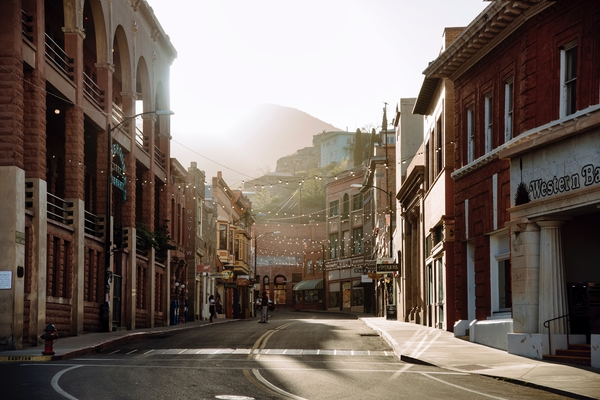
#> input picture 5.jpg, 600 x 400 px
$ python '图像按位运算.py'
#> lines starting #> are read from the running program, lines starting #| are printed output that depends on the picture; after the words box and inside, x2 and y2 are one past the last pixel; in counts of white or black regions, pixels touching at a corner belong together
#!/usr/bin/env python
# -*- coding:utf-8 -*-
# img3=img1*ka+img2*kb
# 图片长宽必须一致
import cv2
import numpy as np
img1=cv2.imread('5.jpg')
#> img1 is the input picture: shape (400, 600, 3); mean B, G, R 93.2, 101.5, 114.2
img2=cv2.imread('3.jpg')
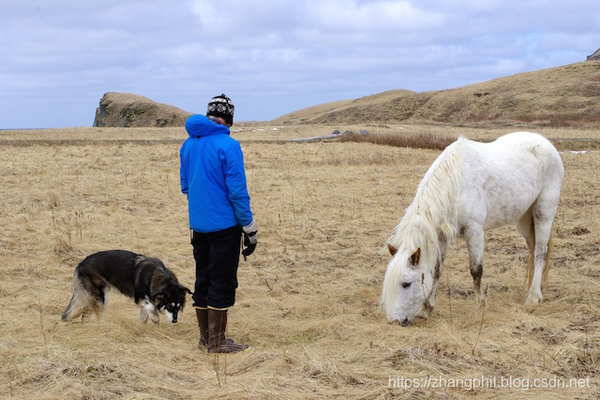
#> input picture 3.jpg, 600 x 400 px
#> img2 is the input picture: shape (400, 600, 3); mean B, G, R 155, 160.3, 166.6

# I want to put logo on top-left corner, So I create a ROI
rows,cols,channels = img2.shape
#> rows = 400; cols = 600; channels = 3
roi = img1[0:rows,0:cols]

# Now create a mask of logo and create its inverse mask also
img2gray = cv2.cvtColor(img2,cv2.COLOR_BGR2GRAY)
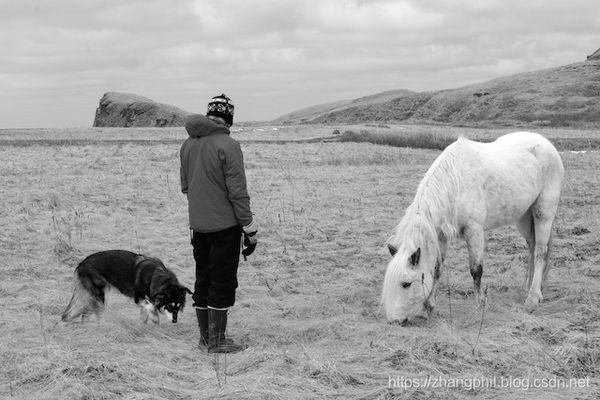
#> img2gray: shape (400, 600); min 0, max 255, mean 161.6
ret,mask = cv2.threshold(img2gray,175,255,cv2.THRESH_BINARY)
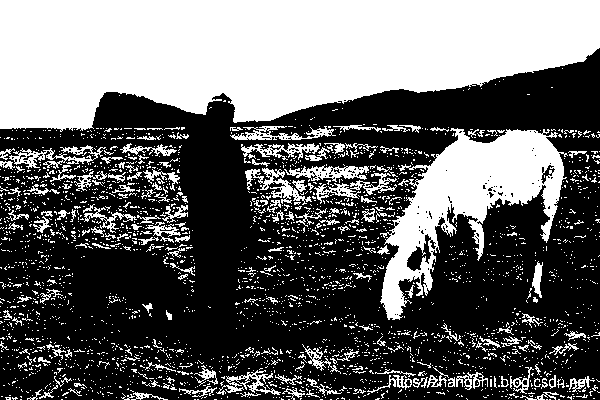
#> mask: shape (400, 600); 39.9% white; 2679 white regions (2490 under 20 px), largest, box (x1, y1, x2, y2) and area: (0, 0, 600, 132) 59546, (380, 128, 568, 320) 13713, (9, 145, 106, 169) 777
mask_inv = cv2.bitwise_not(mask)

# Now black-out the area of logo in ROI
#取ROI中与mask中不为零的值对应的像素的值，其让值为0 。
#注意这里必须有mask=mask或者mask=mask_inv，其中mask=不能忽略
img1_bg = cv2.bitwise_and(roi,roi,mask=mask)
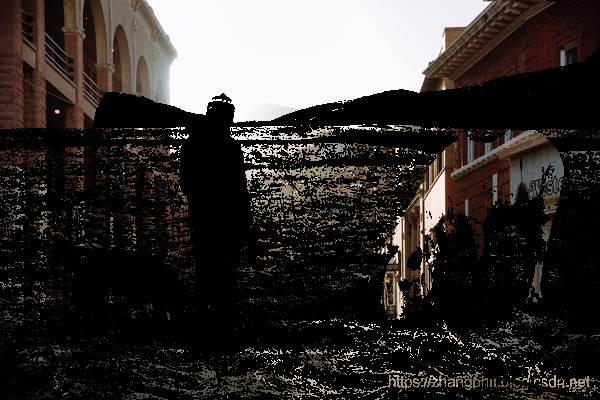
#> img1_bg: shape (400, 600, 3); mean B, G, R 47.6, 49.8, 54.6
#取roi中与mask_inv中不为零的值对应的像素的值，其他值为0
# Take only region of logo from logo image.
img2_fg = cv2.bitwise_and(img2,img2,mask=mask_inv)
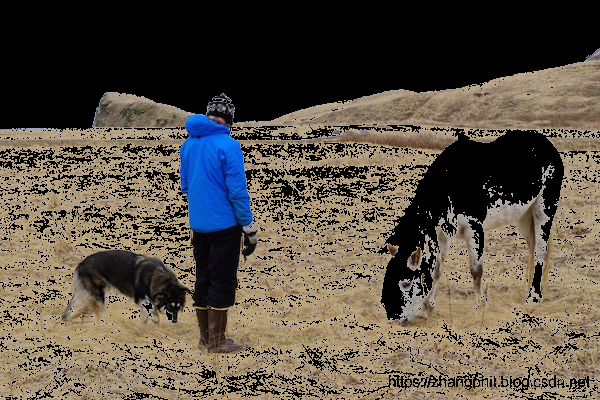
#> img2_fg: shape (400, 600, 3); mean B, G, R 68.7, 80.8, 89.4

# Put logo in ROI and modify the main image
dst = cv2.add(img1_bg,img2_fg)
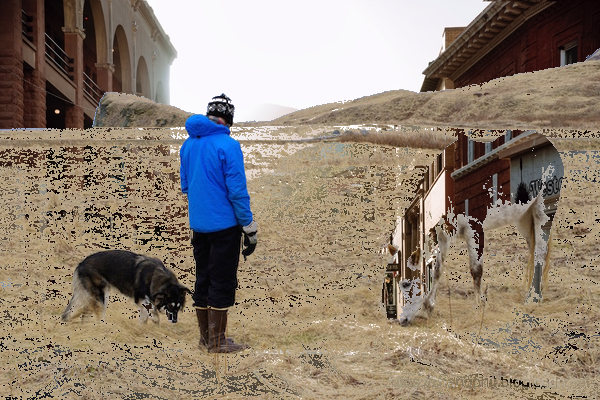
#> dst: shape (400, 600, 3); mean B, G, R 116.3, 130.5, 144
img1[0:rows,0:cols] =dst

cv2.imshow('res',img1)
cv2.waitKey(0)
cv2.destroyAllWindows()
